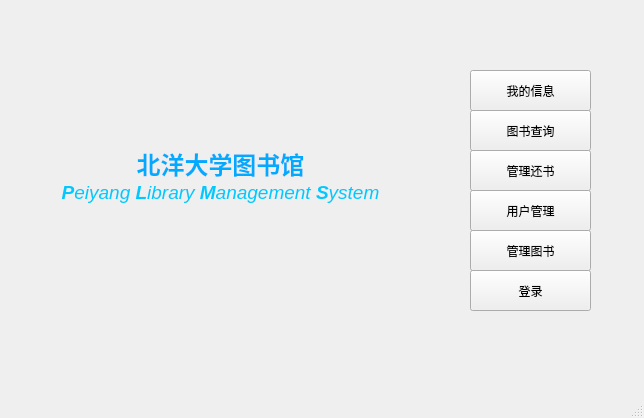
<?xml version="1.0" encoding="UTF-8"?>
<ui version="4.0">
 <class>MainWindow</class>
 <widget class="QMainWindow" name="MainWindow">
  <property name="geometry">
   <rect>
    <x>0</x>
    <y>0</y>
    <width>644</width>
    <height>418</height>
   </rect>
  </property>
  <property name="windowTitle">
   <string>求是图书管理系统</string>
  </property>
  <widget class="QWidget" name="centralWidget">
   <widget class="QLabel" name="label">
    <property name="enabled">
     <bool>true</bool>
    </property>
    <property name="geometry">
     <rect>
      <x>20</x>
      <y>100</y>
      <width>401</width>
      <height>151</height>
     </rect>
    </property>
    <property name="text">
     <string>&lt;!DOCTYPE HTML PUBLIC &quot;-//W3C//DTD HTML 4.0//EN&quot; &quot;http://www.w3.org/TR/REC-html40/strict.dtd&quot;&gt;
&lt;html&gt;&lt;head&gt;&lt;meta name=&quot;qrichtext&quot; content=&quot;1&quot; /&gt;&lt;style type=&quot;text/css&quot;&gt;
p, li { white-space: pre-wrap; }
&lt;/style&gt;&lt;/head&gt;&lt;body style=&quot; font-family:'SimSun'; font-size:9pt; font-weight:400; font-style:normal;&quot;&gt;
&lt;p align=&quot;center&quot; style=&quot; margin-top:0px; margin-bottom:0px; margin-left:0px; margin-right:0px; -qt-block-indent:0; text-indent:0px;&quot;&gt;&lt;span style=&quot; font-size:18pt; font-weight:600; color:#00aaff;&quot;&gt;北洋大学图书馆&lt;/span&gt;&lt;/p&gt;
&lt;p align=&quot;center&quot; style=&quot; margin-top:0px; margin-bottom:0px; margin-left:0px; margin-right:0px; -qt-block-indent:0; text-indent:0px;&quot;&gt;&lt;span style=&quot; font-size:14pt; font-weight:600; font-style:italic; color:#02c8ff;&quot;&gt;P&lt;/span&gt;&lt;span style=&quot; font-size:14pt; font-style:italic; color:#02c8ff;&quot;&gt;eiyang &lt;/span&gt;&lt;span style=&quot; font-size:14pt; font-weight:600; font-style:italic; color:#02c8ff;&quot;&gt;L&lt;/span&gt;&lt;span style=&quot; font-size:14pt; font-style:italic; color:#02c8ff;&quot;&gt;ibrary &lt;/span&gt;&lt;span style=&quot; font-size:14pt; font-weight:600; font-style:italic; color:#02c8ff;&quot;&gt;M&lt;/span&gt;&lt;span style=&quot; font-size:14pt; font-style:italic; color:#02c8ff;&quot;&gt;anagement &lt;/span&gt;&lt;span style=&quot; font-size:14pt; font-weight:600; font-style:italic; color:#02c8ff;&quot;&gt;S&lt;/span&gt;&lt;span style=&quot; font-size:14pt; font-style:italic; color:#02c8ff;&quot;&gt;ystem&lt;/span&gt;&lt;/p&gt;&lt;/body&gt;&lt;/html&gt;</string>
    </property>
   </widget>
   <widget class="QPushButton" name="main_log_Button">
    <property name="geometry">
     <rect>
      <x>470</x>
      <y>270</y>
      <width>121</width>
      <height>41</height>
     </rect>
    </property>
    <property name="text">
     <string>登录</string>
    </property>
   </widget>
   <widget class="QLabel" name="main_user_status_label">
    <property name="geometry">
     <rect>
      <x>60</x>
      <y>80</y>
      <width>381</width>
      <height>16</height>
     </rect>
    </property>
    <property name="text">
     <string/>
    </property>
   </widget>
   <widget class="QPushButton" name="main_userinfo_Button">
    <property name="geometry">
     <rect>
      <x>470</x>
      <y>70</y>
      <width>121</width>
      <height>41</height>
     </rect>
    </property>
    <property name="text">
     <string>我的信息</string>
    </property>
   </widget>
   <widget class="QPushButton" name="main_bookSearch_Button">
    <property name="geometry">
     <rect>
      <x>470</x>
      <y>110</y>
      <width>121</width>
      <height>41</height>
     </rect>
    </property>
    <property name="text">
     <string>图书查询</string>
    </property>
   </widget>
   <widget class="QPushButton" name="main_returnBook_Button">
    <property name="geometry">
     <rect>
      <x>470</x>
      <y>150</y>
      <width>121</width>
      <height>41</height>
     </rect>
    </property>
    <property name="text">
     <string>管理还书</string>
    </property>
   </widget>
   <widget class="QPushButton" name="main_userManagement_Button">
    <property name="geometry">
     <rect>
      <x>470</x>
      <y>190</y>
      <width>121</width>
      <height>41</height>
     </rect>
    </property>
    <property name="text">
     <string>用户管理</string>
    </property>
   </widget>
   <widget class="QPushButton" name="main_manageBook_Button">
    <property name="geometry">
     <rect>
      <x>470</x>
      <y>230</y>
      <width>121</width>
      <height>41</height>
     </rect>
    </property>
    <property name="text">
     <string>管理图书</string>
    </property>
   </widget>
  </widget>
  <widget class="QStatusBar" name="statusBar"/>
  <action name="action_2">
   <property name="text">
    <string>登录</string>
   </property>
  </action>
  <action name="action_log">
   <property name="checkable">
    <bool>true</bool>
   </property>
   <property name="text">
    <string>登录</string>
   </property>
  </action>
 </widget>
 <layoutdefault spacing="6" margin="11"/>
 <resources/>
 <connections/>
</ui>
